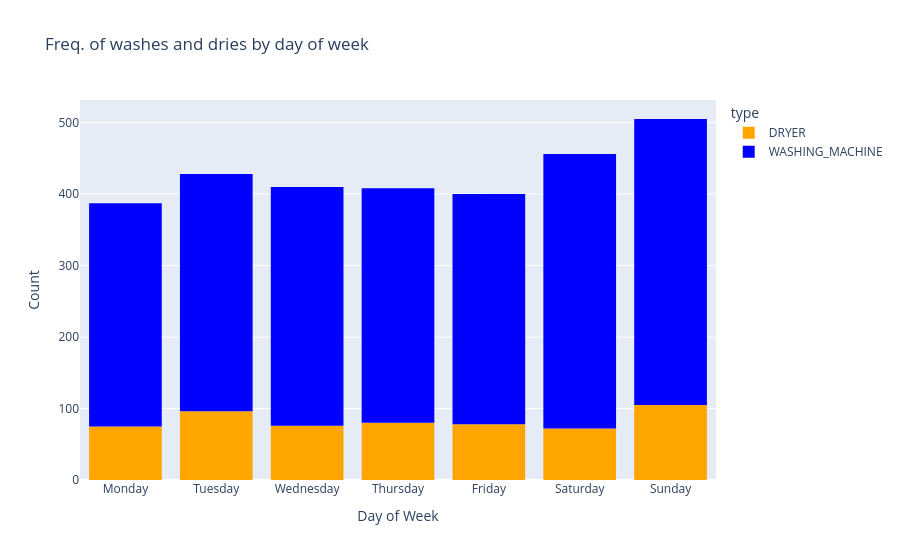
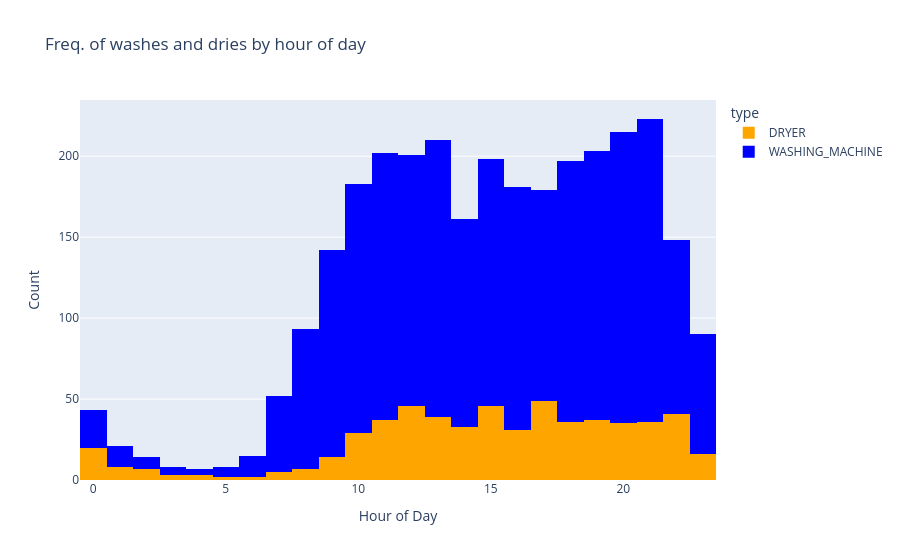

Write notebook code for charts like these, in order.
### Markdown cell above
### Frekvencie prania a sušenia vzhľadom na deň v týždni/čas

### Code cell
df["day_of_week"] = df["start_time"].dt.day_name()
df["hour_of_day"] = df["start_time"].dt.hour

fig3 = px.histogram(df, x="day_of_week", color="type", 
                    title="Freq. of washes and dries by day of week", 
                    category_orders={"day_of_week": ["Monday", "Tuesday", "Wednesday", "Thursday", "Friday", "Saturday", "Sunday"]},
                    color_discrete_map={"WASHING_MACHINE": "blue", "DRYER": "orange"},
)
fig3.update_layout(xaxis_title="Day of Week", yaxis_title="Count")
fig3.show()

fig4 = px.histogram(df, x="hour_of_day", color="type", title="Freq. of washes and dries by hour of day", color_discrete_map={"WASHING_MACHINE": "blue", "DRYER": "orange"})
fig4.update_layout(xaxis_title="Hour of Day", yaxis_title="Count")
fig4.show()

### Figure 1 — Plotly figure (JSON) as saved in the notebook; plotly's stock layout.template omitted (floating-point values rounded to 4 significant figures; data arrays with more than 128 entries replaced by an {"elided": "..."} marker saying what was removed)
{"data": [{"bingroup": "x", "hovertemplate": "type=DRYER<br>day_of_week=%{x}<br>count=%{y}<extra></extra>", "legendgroup": "DRYER", "marker": {"color": "orange", "pattern": {"shape": ""}}, "name": "DRYER", "orientation": "v", "showlegend": true, "type": "histogram", "x": {"elided": "582 str values"}, "xaxis": "x", "yaxis": "y"}, {"bingroup": "x", "hovertemplate": "type=WASHING_MACHINE<br>day_of_week=%{x}<br>count=%{y}<extra></extra>", "legendgroup": "WASHING_MACHINE", "marker": {"color": "blue", "pattern": {"shape": ""}}, "name": "WASHING_MACHINE", "orientation": "v", "showlegend": true, "type": "histogram", "x": {"elided": "2412 str values"}, "xaxis": "x", "yaxis": "y"}], "layout": {"barmode": "relative", "legend": {"title": {"text": "type"}, "tracegroupgap": 0}, "title": {"text": "Freq. of washes and dries by day of week"}, "xaxis": {"anchor": "y", "categoryarray": ["Monday", "Tuesday", "Wednesday", "Thursday", "Friday", "Saturday", "Sunday"], "categoryorder": "array", "domain": [0, 1], "title": {"text": "Day of Week"}}, "yaxis": {"anchor": "x", "domain": [0, 1], "title": {"text": "Count"}}}}

### Figure 2 — Plotly figure (JSON) as saved in the notebook; plotly's stock layout.template omitted (floating-point values rounded to 4 significant figures; data arrays with more than 128 entries replaced by an {"elided": "..."} marker saying what was removed)
{"data": [{"bingroup": "x", "hovertemplate": "type=DRYER<br>hour_of_day=%{x}<br>count=%{y}<extra></extra>", "legendgroup": "DRYER", "marker": {"color": "orange", "pattern": {"shape": ""}}, "name": "DRYER", "orientation": "v", "showlegend": true, "type": "histogram", "x": {"elided": "582 int values"}, "xaxis": "x", "yaxis": "y"}, {"bingroup": "x", "hovertemplate": "type=WASHING_MACHINE<br>hour_of_day=%{x}<br>count=%{y}<extra></extra>", "legendgroup": "WASHING_MACHINE", "marker": {"color": "blue", "pattern": {"shape": ""}}, "name": "WASHING_MACHINE", "orientation": "v", "showlegend": true, "type": "histogram", "x": {"elided": "2412 int values"}, "xaxis": "x", "yaxis": "y"}], "layout": {"barmode": "relative", "legend": {"title": {"text": "type"}, "tracegroupgap": 0}, "title": {"text": "Freq. of washes and dries by hour of day"}, "xaxis": {"anchor": "y", "domain": [0, 1], "title": {"text": "Hour of Day"}}, "yaxis": {"anchor": "x", "domain": [0, 1], "title": {"text": "Count"}}}}
